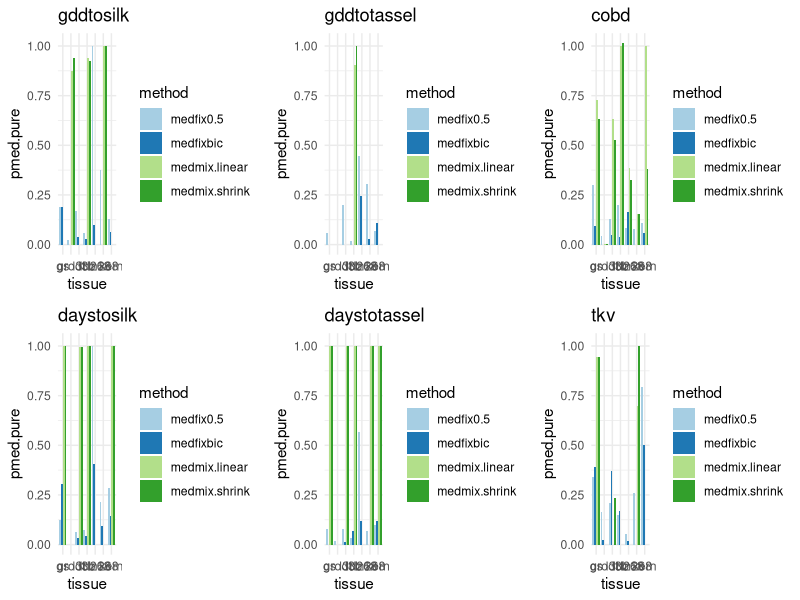
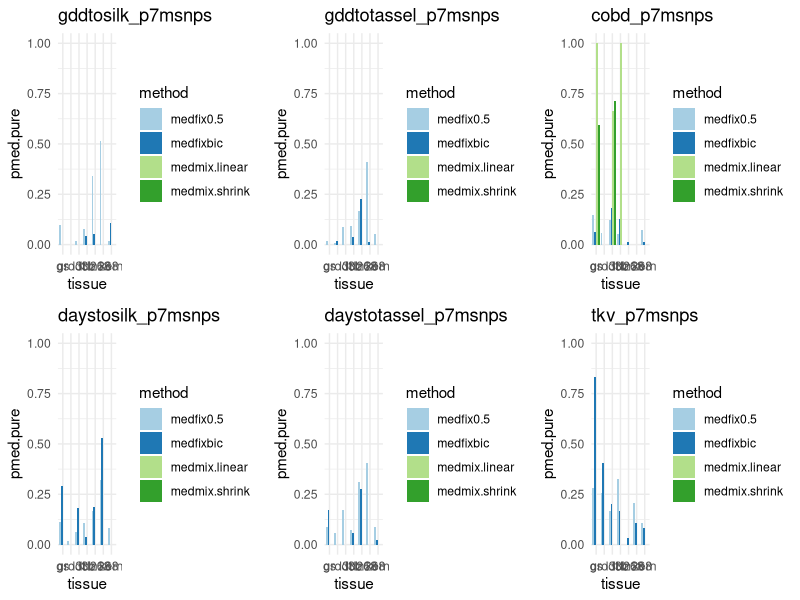
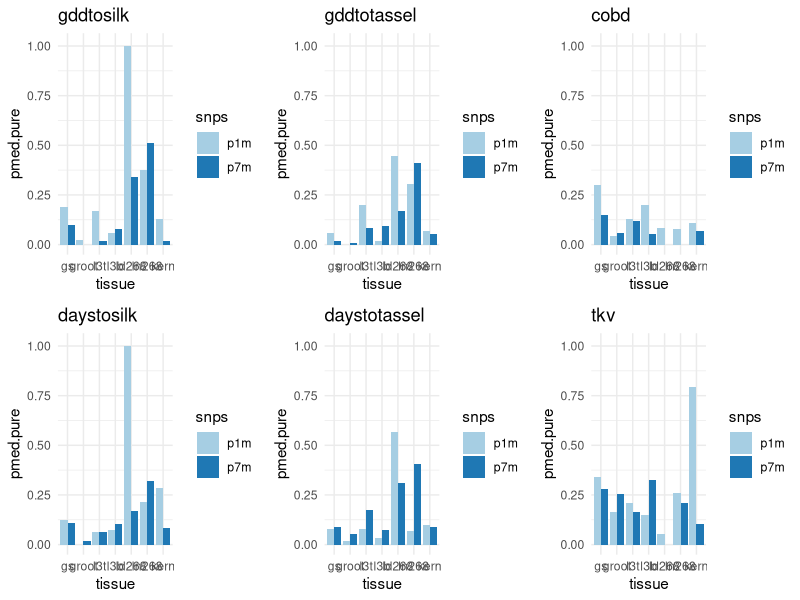
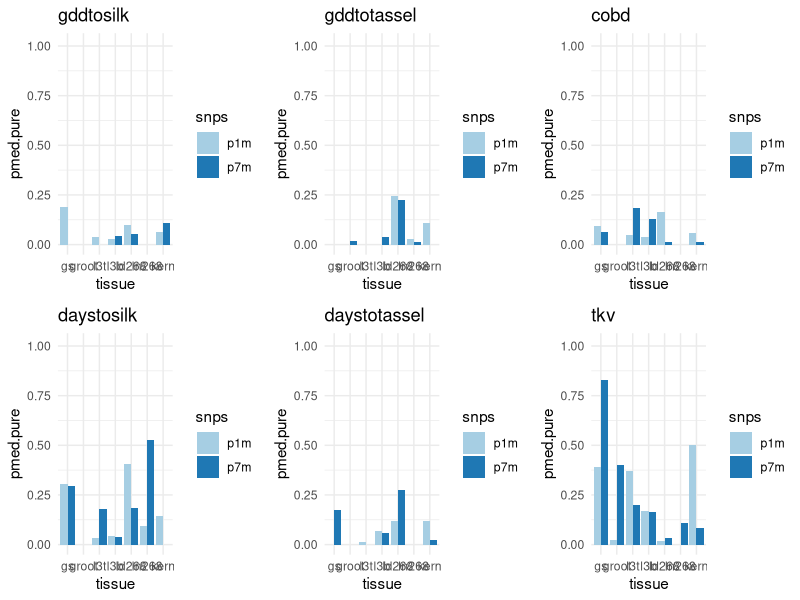
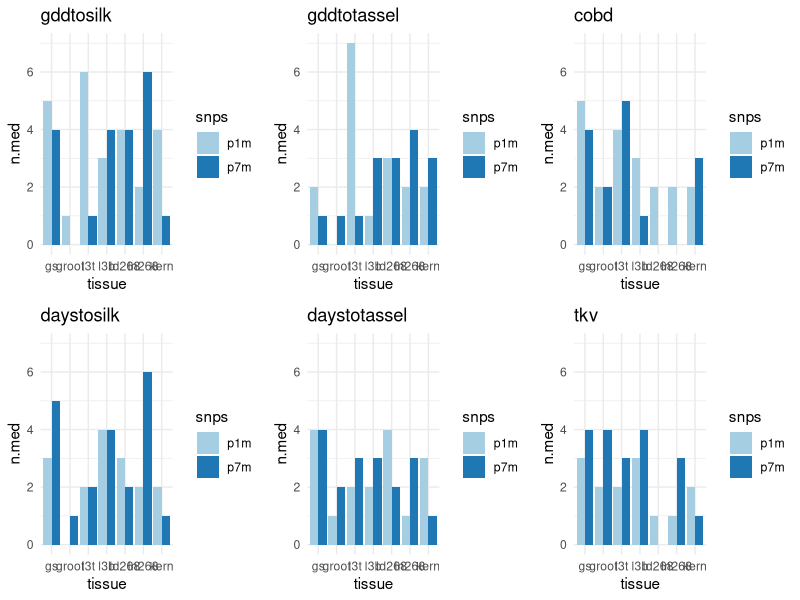
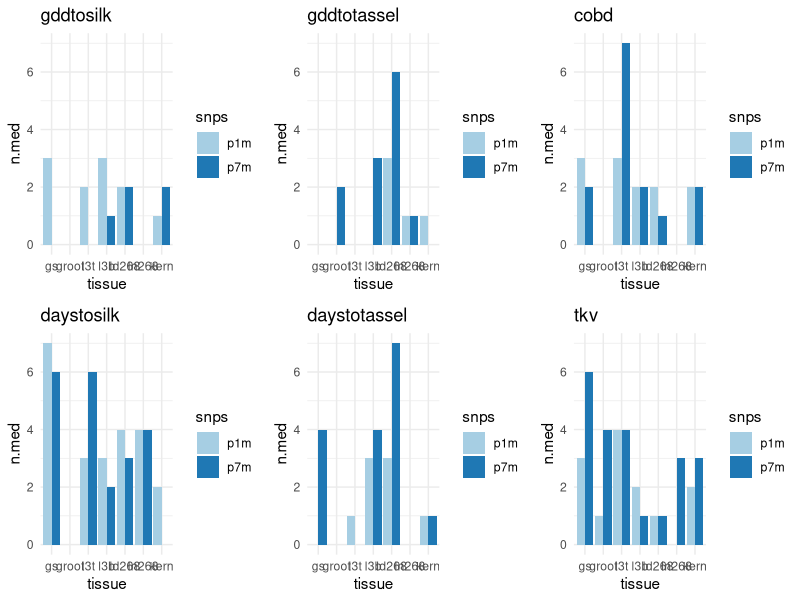
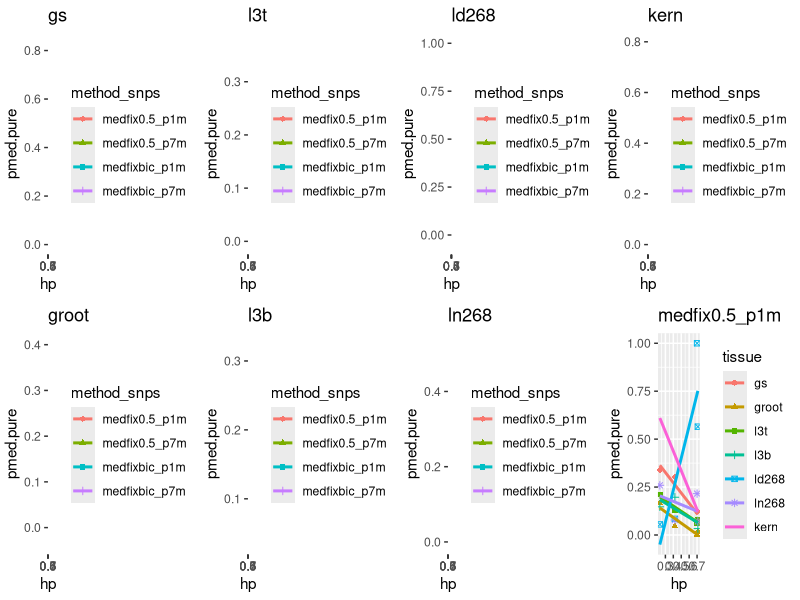
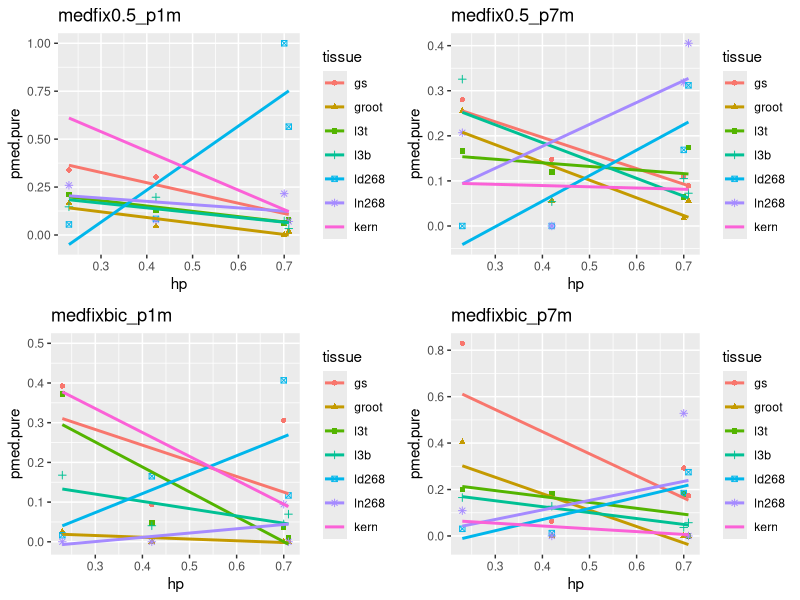

These charts were generated, in order, by the following R code:
## ---- chunk 1
knitr::opts_chunk$set(echo = TRUE) 
knitr::opts_knit$set(root.dir=normalizePath('../../')) 
## ---- chunk 2
gddtosilk <- read.csv("data/med_proportion_gddtosilk_0.032_pruned_r.csv", header=TRUE)
gddtosilk$snps <- rep("p1m", nrow(gddtosilk))
gddtosilk$trait <- rep("gddtosilk", nrow(gddtosilk))
gddtosilk$tissue  <- factor(gddtosilk$tissue, levels=c("gs", "groot", "l3t", "l3b", "ld268", "ln268", "kern"))

gddtosilk_p7msnps <- read.csv("data/med_proportion_gddtosilk_p7msnps_r.csv", header=TRUE)
gddtosilk_p7msnps$snps <- rep("p7m", nrow(gddtosilk_p7msnps))
gddtosilk_p7msnps$trait <- rep("gddtosilk", nrow(gddtosilk_p7msnps))
gddtosilk_p7msnps$tissue  <- factor(gddtosilk_p7msnps$tissue, levels=c("gs", "groot", "l3t", "l3b", "ld268", "ln268", "kern"))

daystosilk <- read.csv("data/med_proportion_daystosilk_0.032_pruned_r.csv", header=TRUE)
daystosilk$snps <- rep("p1m", nrow(daystosilk))
daystosilk$trait <- rep("daystosilk", nrow(daystosilk))
daystosilk$tissue  <- factor(daystosilk$tissue, levels=c("gs", "groot", "l3t", "l3b", "ld268", "ln268", "kern"))

daystosilk_p7msnps <- read.csv("data/med_proportion_daystosilk_p7msnps_r.csv", header=TRUE)
daystosilk_p7msnps$snps <- rep("p7m", nrow(daystosilk_p7msnps))
daystosilk_p7msnps$trait <- rep("daystosilk", nrow(daystosilk_p7msnps))
daystosilk_p7msnps$tissue  <- factor(daystosilk_p7msnps$tissue, levels=c("gs", "groot", "l3t", "l3b", "ld268", "ln268", "kern"))

gddtotassel <- read.csv("data/med_proportion_gddtotassel_0.032_pruned_r.csv", header=TRUE)
gddtotassel$snps <- rep("p1m", nrow(gddtotassel))
gddtotassel$trait <- rep("gddtotassel", nrow(gddtotassel))
gddtotassel$tissue  <- factor(gddtotassel$tissue, levels=c("gs", "groot", "l3t", "l3b", "ld268", "ln268", "kern"))

gddtotassel_p7msnps <- read.csv("data/med_proportion_gddtotassel_p7msnps_r.csv", header=TRUE)
gddtotassel_p7msnps$snps <- rep("p7m", nrow(gddtotassel_p7msnps))
gddtotassel_p7msnps$trait <- rep("gddtotassel", nrow(gddtotassel_p7msnps))
gddtotassel_p7msnps$tissue  <- factor(gddtotassel_p7msnps$tissue, levels=c("gs", "groot", "l3t", "l3b", "ld268", "ln268", "kern"))

daystotassel <- read.csv("data/med_proportion_daystotassel_0.032_pruned_r.csv", header=TRUE)
daystotassel$snps <- rep("p1m", nrow(daystotassel))
daystotassel$trait <- rep("daystotassel", nrow(daystotassel))
daystotassel$tissue  <- factor(daystotassel$tissue, levels=c("gs", "groot", "l3t", "l3b", "ld268", "ln268", "kern"))

daystotassel_p7msnps <- read.csv("data/med_proportion_daystotassel_p7msnps_r.csv", header=TRUE)
daystotassel_p7msnps$snps <- rep("p7m", nrow(daystotassel_p7msnps))
daystotassel_p7msnps$trait <- rep("daystotassel", nrow(daystotassel_p7msnps))
daystotassel_p7msnps$tissue  <- factor(daystotassel_p7msnps$tissue, levels=c("gs", "groot", "l3t", "l3b", "ld268", "ln268", "kern"))

cobd <- read.csv("data/med_proportion_cobd_0.032_pruned_r.csv", header=TRUE)
cobd$snps <- rep("p1m", nrow(cobd))
cobd$trait <- rep("cobd", nrow(cobd))
cobd$tissue  <- factor(cobd$tissue, levels=c("gs", "groot", "l3t", "l3b", "ld268", "ln268", "kern"))

cobd_p7msnps <- read.csv("data/med_proportion_cobd_p7msnps_r.csv", header=TRUE)
cobd_p7msnps$snps <- rep("p7m", nrow(cobd_p7msnps))
cobd_p7msnps$trait <- rep("cobd", nrow(cobd_p7msnps))
cobd_p7msnps$tissue  <- factor(cobd_p7msnps$tissue, levels=c("gs", "groot", "l3t", "l3b", "ld268", "ln268", "kern"))

tkv <- read.csv("data/med_proportion_tkv_0.032_pruned_r.csv", header=TRUE)
tkv$snps <- rep("p1m", nrow(tkv))
tkv$trait <- rep("tkv", nrow(tkv))
tkv$tissue  <- factor(tkv$tissue, levels=c("gs", "groot", "l3t", "l3b", "ld268", "ln268", "kern"))

tkv_p7msnps <- read.csv("data/med_proportion_tkv_p7msnps_r.csv", header=TRUE)
tkv_p7msnps$snps <- rep("p7m", nrow(tkv_p7msnps))
tkv_p7msnps$trait <- rep("tkv", nrow(tkv_p7msnps))
tkv_p7msnps$tissue  <- factor(tkv_p7msnps$tissue, levels=c("gs", "groot", "l3t", "l3b", "ld268", "ln268", "kern"))

df <- rbind(gddtosilk, gddtosilk_p7msnps, daystosilk, daystosilk_p7msnps, gddtotassel, gddtotassel_p7msnps, daystotassel,daystotassel_p7msnps, cobd, cobd_p7msnps, tkv, tkv_p7msnps)

library(dplyr)

df_p1m <- filter(df, snps %in% c("p1m"))
df_p7m <- filter(df, snps %in% c("p7m"))


## ---- chunk 3
library(ggplot2)
library(ggpubr)


p11 <- ggplot(data=gddtosilk, aes(x=tissue, y=pmed.pure, fill=method)) +
geom_bar(stat="identity", position=position_dodge())+ ylim(0, max(df$pmed.pure))+
  #geom_text(aes(label=pmed.pure), vjust=1.6, color="white",
  #         position = position_dodge(0.9), size=3.5)+
  scale_fill_brewer(palette="Paired")+ ggtitle("gddtosilk")+
  theme_minimal()

p12 <- ggplot(data=daystosilk, aes(x=tissue, y=pmed.pure, fill=method)) +
geom_bar(stat="identity", position=position_dodge())+ ylim(0, max(df$pmed.pure))+
  #geom_text(aes(label=pmed.pure), vjust=1.6, color="white",
  #         position = position_dodge(0.9), size=3.5)+
  scale_fill_brewer(palette="Paired")+ ggtitle("daystosilk")+
  theme_minimal()


p13 <- ggplot(data=gddtotassel, aes(x=tissue, y=pmed.pure, fill=method)) +
geom_bar(stat="identity", position=position_dodge())+ylim(0, max(df$pmed.pure))+
  #geom_text(aes(label=pmed.pure), vjust=1.6, color="white",
  #         position = position_dodge(0.9), size=3.5)+
  scale_fill_brewer(palette="Paired")+ ggtitle("gddtotassel")+
  theme_minimal()

p14 <- ggplot(data=daystotassel, aes(x=tissue, y=pmed.pure, fill=method)) +
geom_bar(stat="identity", position=position_dodge())+ylim(0, max(df$pmed.pure))+
  #geom_text(aes(label=pmed.pure), vjust=1.6, color="white",
  #         position = position_dodge(0.9), size=3.5)+
  scale_fill_brewer(palette="Paired")+ ggtitle("daystotassel")+
  theme_minimal()

p15 <- ggplot(data=cobd, aes(x=tissue, y=pmed.pure, fill=method)) +
geom_bar(stat="identity", position=position_dodge())+ylim(0, max(df$pmed.pure))+
  #geom_text(aes(label=pmed.pure), vjust=1.6, color="white",
  #         position = position_dodge(0.9), size=3.5)+
  scale_fill_brewer(palette="Paired")+ ggtitle("cobd")+
  theme_minimal()

p16 <- ggplot(data=tkv, aes(x=tissue, y=pmed.pure, fill=method)) +
geom_bar(stat="identity", position=position_dodge())+ylim(0, max(df$pmed.pure))+
  #geom_text(aes(label=pmed.pure), vjust=1.6, color="white",
  #         position = position_dodge(0.9), size=3.5)+
  scale_fill_brewer(palette="Paired")+ ggtitle("tkv")+
  theme_minimal()


ggarrange(p11, p13, p15, p12, p14, p16 , 
          ncol = 3, nrow = 2)

## ---- chunk 4

p21 <- ggplot(data=gddtosilk_p7msnps, aes(x=tissue, y=pmed.pure, fill=method)) +
geom_bar(stat="identity", position=position_dodge())+ylim(0, 1)+
  #geom_text(aes(label=pmed.pure), vjust=1.6, color="white",
  #         position = position_dodge(0.9), size=3.5)+
  scale_fill_brewer(palette="Paired")+ ggtitle("gddtosilk_p7msnps")+
  theme_minimal()

p22 <- ggplot(data=daystosilk_p7msnps, aes(x=tissue, y=pmed.pure, fill=method)) +
geom_bar(stat="identity", position=position_dodge())+ylim(0, 1)+
  #geom_text(aes(label=pmed.pure), vjust=1.6, color="white",
  #         position = position_dodge(0.9), size=3.5)+
  scale_fill_brewer(palette="Paired")+ ggtitle("daystosilk_p7msnps")+
  theme_minimal()


p23 <- ggplot(data=gddtotassel_p7msnps, aes(x=tissue, y=pmed.pure, fill=method)) +
geom_bar(stat="identity", position=position_dodge())+ylim(0, 1)+
  #geom_text(aes(label=pmed.pure), vjust=1.6, color="white",
  #         position = position_dodge(0.9), size=3.5)+
  scale_fill_brewer(palette="Paired")+ ggtitle("gddtotassel_p7msnps")+
  theme_minimal()

p24 <- ggplot(data=daystotassel_p7msnps, aes(x=tissue, y=pmed.pure, fill=method)) +
geom_bar(stat="identity", position=position_dodge())+ylim(0, 1)+
  #geom_text(aes(label=pmed.pure), vjust=1.6, color="white",
  #         position = position_dodge(0.9), size=3.5)+
  scale_fill_brewer(palette="Paired")+ ggtitle("daystotassel_p7msnps")+
  theme_minimal()

p25 <- ggplot(data=cobd_p7msnps, aes(x=tissue, y=pmed.pure, fill=method)) +
geom_bar(stat="identity", position=position_dodge())+ylim(0, 1)+
  #geom_text(aes(label=pmed.pure), vjust=1.6, color="white",
  #         position = position_dodge(0.9), size=3.5)+
  scale_fill_brewer(palette="Paired")+ ggtitle("cobd_p7msnps")+
  theme_minimal()

p26 <- ggplot(data=tkv_p7msnps, aes(x=tissue, y=pmed.pure, fill=method)) +
geom_bar(stat="identity", position=position_dodge())+ylim(0, 1)+
  #geom_text(aes(label=pmed.pure), vjust=1.6, color="white",
  #         position = position_dodge(0.9), size=3.5)+
  scale_fill_brewer(palette="Paired")+ ggtitle("tkv_p7msnps")+
  theme_minimal()

ggarrange(p21, p23, p25, p22, p24, p26 , 
          ncol = 3, nrow = 2)




## ---- chunk 5
gddtosilk <- filter(df, trait %in% c("gddtosilk"), method %in% c("medfix0.5"))
daystosilk <- filter(df, trait %in% c("daystosilk"), method %in% c("medfix0.5"))
gddtotassel <- filter(df, trait %in% c("gddtotassel"), method %in% c("medfix0.5"))
daystotassel <- filter(df, trait %in% c("daystotassel"), method %in% c("medfix0.5"))
cobd <- filter(df, trait %in% c("cobd"), method %in% c("medfix0.5"))
tkv <- filter(df, trait %in% c("tkv"), method %in% c("medfix0.5"))


p31 <- ggplot(data=gddtosilk, aes(x=tissue, y=pmed.pure, fill=snps)) +
geom_bar(stat="identity", position=position_dodge())+ ylim(0, max(df$pmed.pure))+
  #geom_text(aes(label=pmed.pure), vjust=1.6, color="white",
  #         position = position_dodge(0.9), size=3.5)+
  scale_fill_brewer(palette="Paired")+ ggtitle("gddtosilk")+
  theme_minimal()

p32 <- ggplot(data=daystosilk, aes(x=tissue, y=pmed.pure, fill=snps)) +
geom_bar(stat="identity", position=position_dodge())+ ylim(0, max(df$pmed.pure))+
  #geom_text(aes(label=pmed.pure), vjust=1.6, color="white",
  #         position = position_dodge(0.9), size=3.5)+
  scale_fill_brewer(palette="Paired")+ ggtitle("daystosilk")+
  theme_minimal()


p33 <- ggplot(data=gddtotassel, aes(x=tissue, y=pmed.pure, fill=snps)) +
geom_bar(stat="identity", position=position_dodge())+ylim(0, max(df$pmed.pure))+
  #geom_text(aes(label=pmed.pure), vjust=1.6, color="white",
  #         position = position_dodge(0.9), size=3.5)+
  scale_fill_brewer(palette="Paired")+ ggtitle("gddtotassel")+
  theme_minimal()

p34 <- ggplot(data=daystotassel, aes(x=tissue, y=pmed.pure, fill=snps)) +
geom_bar(stat="identity", position=position_dodge())+ylim(0, max(df$pmed.pure))+
  #geom_text(aes(label=pmed.pure), vjust=1.6, color="white",
  #         position = position_dodge(0.9), size=3.5)+
  scale_fill_brewer(palette="Paired")+ ggtitle("daystotassel")+
  theme_minimal()

p35 <- ggplot(data=cobd, aes(x=tissue, y=pmed.pure, fill=snps)) +
geom_bar(stat="identity", position=position_dodge())+ylim(0, max(df$pmed.pure))+
  #geom_text(aes(label=pmed.pure), vjust=1.6, color="white",
  #         position = position_dodge(0.9), size=3.5)+
  scale_fill_brewer(palette="Paired")+ ggtitle("cobd")+
  theme_minimal()

p36 <- ggplot(data=tkv, aes(x=tissue, y=pmed.pure, fill=snps)) +
geom_bar(stat="identity", position=position_dodge())+ylim(0, max(df$pmed.pure))+
  #geom_text(aes(label=pmed.pure), vjust=1.6, color="white",
  #         position = position_dodge(0.9), size=3.5)+
  scale_fill_brewer(palette="Paired")+ ggtitle("tkv")+
  theme_minimal()


ggarrange(p31, p33, p35, p32, p34, p36 , 
          ncol = 3, nrow = 2)



## ---- chunk 6
gddtosilk <- filter(df, trait %in% c("gddtosilk"), method %in% c("medfixbic"))
daystosilk <- filter(df, trait %in% c("daystosilk"), method %in% c("medfixbic"))
gddtotassel <- filter(df, trait %in% c("gddtotassel"), method %in% c("medfixbic"))
daystotassel <- filter(df, trait %in% c("daystotassel"), method %in% c("medfixbic"))
cobd <- filter(df, trait %in% c("cobd"), method %in% c("medfixbic"))
tkv <- filter(df, trait %in% c("tkv"), method %in% c("medfixbic"))

p41 <- ggplot(data=gddtosilk, aes(x=tissue, y=pmed.pure, fill=snps)) +
geom_bar(stat="identity", position=position_dodge())+ ylim(0, max(df$pmed.pure))+
  #geom_text(aes(label=pmed.pure), vjust=1.6, color="white",
  #         position = position_dodge(0.9), size=3.5)+
  scale_fill_brewer(palette="Paired")+ ggtitle("gddtosilk")+
  theme_minimal()

p42 <- ggplot(data=daystosilk, aes(x=tissue, y=pmed.pure, fill=snps)) +
geom_bar(stat="identity", position=position_dodge())+ ylim(0, max(df$pmed.pure))+
  #geom_text(aes(label=pmed.pure), vjust=1.6, color="white",
  #         position = position_dodge(0.9), size=3.5)+
  scale_fill_brewer(palette="Paired")+ ggtitle("daystosilk")+
  theme_minimal()


p43 <- ggplot(data=gddtotassel, aes(x=tissue, y=pmed.pure, fill=snps)) +
geom_bar(stat="identity", position=position_dodge())+ylim(0, max(df$pmed.pure))+
  #geom_text(aes(label=pmed.pure), vjust=1.6, color="white",
  #         position = position_dodge(0.9), size=3.5)+
  scale_fill_brewer(palette="Paired")+ ggtitle("gddtotassel")+
  theme_minimal()

p44 <- ggplot(data=daystotassel, aes(x=tissue, y=pmed.pure, fill=snps)) +
geom_bar(stat="identity", position=position_dodge())+ylim(0, max(df$pmed.pure))+
  #geom_text(aes(label=pmed.pure), vjust=1.6, color="white",
  #         position = position_dodge(0.9), size=3.5)+
  scale_fill_brewer(palette="Paired")+ ggtitle("daystotassel")+
  theme_minimal()

p45 <- ggplot(data=cobd, aes(x=tissue, y=pmed.pure, fill=snps)) +
geom_bar(stat="identity", position=position_dodge())+ylim(0, max(df$pmed.pure))+
  #geom_text(aes(label=pmed.pure), vjust=1.6, color="white",
  #         position = position_dodge(0.9), size=3.5)+
  scale_fill_brewer(palette="Paired")+ ggtitle("cobd")+
  theme_minimal()

p46 <- ggplot(data=tkv, aes(x=tissue, y=pmed.pure, fill=snps)) +
geom_bar(stat="identity", position=position_dodge())+ylim(0, max(df$pmed.pure))+
  #geom_text(aes(label=pmed.pure), vjust=1.6, color="white",
  #         position = position_dodge(0.9), size=3.5)+
  scale_fill_brewer(palette="Paired")+ ggtitle("tkv")+
  theme_minimal()


ggarrange(p41, p43, p45, p42, p44, p46 , 
          ncol = 3, nrow = 2)



## ---- chunk 7
gddtosilk <- filter(df, trait %in% c("gddtosilk"), method %in% c("medfix0.5"))
daystosilk <- filter(df, trait %in% c("daystosilk"), method %in% c("medfix0.5"))
gddtotassel <- filter(df, trait %in% c("gddtotassel"), method %in% c("medfix0.5"))
daystotassel <- filter(df, trait %in% c("daystotassel"), method %in% c("medfix0.5"))
cobd <- filter(df, trait %in% c("cobd"), method %in% c("medfix0.5"))
tkv <- filter(df, trait %in% c("tkv"), method %in% c("medfix0.5"))


p51 <- ggplot(data=gddtosilk, aes(x=tissue, y=n.med, fill=snps)) +
geom_bar(stat="identity", position=position_dodge())+ ylim(0, max(df$n.med))+
  #geom_text(aes(label=n.med), vjust=1.6, color="white",
  #         position = position_dodge(0.9), size=3.5)+
  scale_fill_brewer(palette="Paired")+ ggtitle("gddtosilk")+
  theme_minimal()

p52 <- ggplot(data=daystosilk, aes(x=tissue, y=n.med, fill=snps)) +
geom_bar(stat="identity", position=position_dodge())+ ylim(0, max(df$n.med))+
  #geom_text(aes(label=n.med), vjust=1.6, color="white",
  #         position = position_dodge(0.9), size=3.5)+
  scale_fill_brewer(palette="Paired")+ ggtitle("daystosilk")+
  theme_minimal()


p53 <- ggplot(data=gddtotassel, aes(x=tissue, y=n.med, fill=snps)) +
geom_bar(stat="identity", position=position_dodge())+ylim(0, max(df$n.med))+
  #geom_text(aes(label=n.med), vjust=1.6, color="white",
  #         position = position_dodge(0.9), size=3.5)+
  scale_fill_brewer(palette="Paired")+ ggtitle("gddtotassel")+
  theme_minimal()

p54 <- ggplot(data=daystotassel, aes(x=tissue, y=n.med, fill=snps)) +
geom_bar(stat="identity", position=position_dodge())+ylim(0, max(df$n.med))+
  #geom_text(aes(label=n.med), vjust=1.6, color="white",
  #         position = position_dodge(0.9), size=3.5)+
  scale_fill_brewer(palette="Paired")+ ggtitle("daystotassel")+
  theme_minimal()

p55 <- ggplot(data=cobd, aes(x=tissue, y=n.med, fill=snps)) +
geom_bar(stat="identity", position=position_dodge())+ylim(0, max(df$n.med))+
  #geom_text(aes(label=n.med), vjust=1.6, color="white",
  #         position = position_dodge(0.9), size=3.5)+
  scale_fill_brewer(palette="Paired")+ ggtitle("cobd")+
  theme_minimal()

p56 <- ggplot(data=tkv, aes(x=tissue, y=n.med, fill=snps)) +
geom_bar(stat="identity", position=position_dodge())+ylim(0, max(df$n.med))+
  #geom_text(aes(label=n.med), vjust=1.6, color="white",
  #         position = position_dodge(0.9), size=3.5)+
  scale_fill_brewer(palette="Paired")+ ggtitle("tkv")+
  theme_minimal()


ggarrange(p51, p53, p55, p52, p54, p56 , 
          ncol = 3, nrow = 2)



## ---- chunk 8
gddtosilk <- filter(df, trait %in% c("gddtosilk"), method %in% c("medfixbic"))
daystosilk <- filter(df, trait %in% c("daystosilk"), method %in% c("medfixbic"))
gddtotassel <- filter(df, trait %in% c("gddtotassel"), method %in% c("medfixbic"))
daystotassel <- filter(df, trait %in% c("daystotassel"), method %in% c("medfixbic"))
cobd <- filter(df, trait %in% c("cobd"), method %in% c("medfixbic"))
tkv <- filter(df, trait %in% c("tkv"), method %in% c("medfixbic"))

p61 <- ggplot(data=gddtosilk, aes(x=tissue, y=n.med, fill=snps)) +
geom_bar(stat="identity", position=position_dodge())+ ylim(0, max(df$n.med))+
  #geom_text(aes(label=n.med), vjust=1.6, color="white",
  #         position = position_dodge(0.9), size=3.5)+
  scale_fill_brewer(palette="Paired")+ ggtitle("gddtosilk")+
  theme_minimal()

p62 <- ggplot(data=daystosilk, aes(x=tissue, y=n.med, fill=snps)) +
geom_bar(stat="identity", position=position_dodge())+ ylim(0, max(df$n.med))+
  #geom_text(aes(label=n.med), vjust=1.6, color="white",
  #         position = position_dodge(0.9), size=3.5)+
  scale_fill_brewer(palette="Paired")+ ggtitle("daystosilk")+
  theme_minimal()


p63 <- ggplot(data=gddtotassel, aes(x=tissue, y=n.med, fill=snps)) +
geom_bar(stat="identity", position=position_dodge())+ylim(0, max(df$n.med))+
  #geom_text(aes(label=n.med), vjust=1.6, color="white",
  #         position = position_dodge(0.9), size=3.5)+
  scale_fill_brewer(palette="Paired")+ ggtitle("gddtotassel")+
  theme_minimal()

p64 <- ggplot(data=daystotassel, aes(x=tissue, y=n.med, fill=snps)) +
geom_bar(stat="identity", position=position_dodge())+ylim(0, max(df$n.med))+
  #geom_text(aes(label=n.med), vjust=1.6, color="white",
  #         position = position_dodge(0.9), size=3.5)+
  scale_fill_brewer(palette="Paired")+ ggtitle("daystotassel")+
  theme_minimal()

p65 <- ggplot(data=cobd, aes(x=tissue, y=n.med, fill=snps)) +
geom_bar(stat="identity", position=position_dodge())+ylim(0, max(df$n.med))+
  #geom_text(aes(label=n.med), vjust=1.6, color="white",
  #         position = position_dodge(0.9), size=3.5)+
  scale_fill_brewer(palette="Paired")+ ggtitle("cobd")+
  theme_minimal()

p66 <- ggplot(data=tkv, aes(x=tissue, y=n.med, fill=snps)) +
geom_bar(stat="identity", position=position_dodge())+ylim(0, max(df$n.med))+
  #geom_text(aes(label=n.med), vjust=1.6, color="white",
  #         position = position_dodge(0.9), size=3.5)+
  scale_fill_brewer(palette="Paired")+ ggtitle("tkv")+
  theme_minimal()


ggarrange(p61, p63, p65, p62, p64, p66 , 
          ncol = 3, nrow = 2)



## ---- chunk 9
df_h <- filter(df, trait %in% c("daystosilk", "daystotassel", "cobd", "tkv"))

df_h$hp <- c(rep(0.70, 56),rep(0.71, 56), rep(0.42, 56), rep(0.23, 56)) 

df_h$hl <- c(rep(0.94, 56),rep(0.94, 56), rep(0.78, 56), rep(0.59, 56)) 

df_h$hlw <- c(rep(0.85, 56),rep(0.78, 56), rep(0.73, 56), rep(0.52, 56)) 

df_h$hc <- c(rep(0.96, 56),rep(0.97, 56), rep(0.79, 56), rep(0.62, 56)) 

df_h$method_snps <- rep("fill", nrow(df_h))

df_h$method_snps = paste(as.character(df_h$method) , as.character(df_h$snps), sep= "_")

df_h <- filter(df_h, method %in% c("medfix0.5","medfixbic"))

df_h_gs <- filter(df_h, tissue %in% c("gs"))
p71 <- ggplot(df_h_gs, aes(x=hp, y=pmed.pure, color=method_snps, shape=method_snps)) +
  geom_point()+ ggtitle("gs") + 
  geom_smooth(method=lm ,se=FALSE, fullrange=TRUE)

df_h_groot <- filter(df_h, tissue %in% c("groot"))
p72 <- ggplot(df_h_groot, aes(x=hp, y=pmed.pure, color=method_snps, shape=method_snps)) +
  geom_point()+ ggtitle("groot") + 
  geom_smooth(method=lm ,se=FALSE, fullrange=TRUE)

df_h_l3t <- filter(df_h, tissue %in% c("l3t"))
p73 <- ggplot(df_h_l3t, aes(x=hp, y=pmed.pure, color=method_snps, shape=method_snps)) +
  geom_point()+ ggtitle("l3t") + 
  geom_smooth(method=lm ,se=FALSE, fullrange=TRUE)

df_h_l3b <- filter(df_h, tissue %in% c("l3b"))
p74 <- ggplot(df_h_l3b, aes(x=hp, y=pmed.pure, color=method_snps, shape=method_snps)) +
  geom_point()+ ggtitle("l3b") + 
  geom_smooth(method=lm ,se=FALSE, fullrange=TRUE)

df_h_ld268 <- filter(df_h, tissue %in% c("ld268"))
p75 <- ggplot(df_h_ld268, aes(x=hp, y=pmed.pure, color=method_snps, shape=method_snps)) +
  geom_point()+ ggtitle("ld268") + 
  geom_smooth(method=lm ,se=FALSE, fullrange=TRUE)

df_h_ln268 <- filter(df_h, tissue %in% c("ln268"))
p76 <- ggplot(df_h_ln268, aes(x=hp, y=pmed.pure, color=method_snps, shape=method_snps)) +
  geom_point()+ ggtitle("ln268") + 
  geom_smooth(method=lm ,se=FALSE, fullrange=TRUE)

df_h_kern <- filter(df_h, tissue %in% c("kern"))
p77 <- ggplot(df_h_kern, aes(x=hp, y=pmed.pure, color=method_snps, shape=method_snps)) +
  geom_point()+ ggtitle("kern") + 
  geom_smooth(method=lm ,se=FALSE, fullrange=TRUE)

df_h_medfix0.5_p1m <- filter(df_h, method_snps %in% c("medfix0.5_p1m"))
p78 <- ggplot(df_h_medfix0.5_p1m, aes(x=hp, y=pmed.pure, color=tissue, shape=tissue)) +
  geom_point()+ ggtitle("medfix0.5_p1m") + 
  geom_smooth(method=lm ,se=FALSE, fullrange=TRUE)

df_h_medfix0.5_p7m <- filter(df_h, method_snps %in% c("medfix0.5_p7m"))
p79 <- ggplot(df_h_medfix0.5_p7m, aes(x=hp, y=pmed.pure, color=tissue, shape=tissue)) +
  geom_point()+ ggtitle("medfix0.5_p7m") + 
  geom_smooth(method=lm ,se=FALSE, fullrange=TRUE)

df_h_medfixbic_p1m <- filter(df_h, method_snps %in% c("medfixbic_p1m"))
p710 <- ggplot(df_h_medfixbic_p1m, aes(x=hp, y=pmed.pure, color=tissue, shape=tissue)) +
  geom_point()+ ggtitle("medfixbic_p1m") + 
  geom_smooth(method=lm ,se=FALSE, fullrange=TRUE)


df_h_medfixbic_p7m <- filter(df_h, method_snps %in% c("medfixbic_p7m"))
p711 <- ggplot(df_h_medfixbic_p7m, aes(x=hp, y=pmed.pure, color=tissue, shape=tissue)) +
  geom_point()+ ggtitle("medfixbic_p7m") + 
  geom_smooth(method=lm ,se=FALSE, fullrange=TRUE)

ggarrange(p71, p73, p75, p77, p72, p74 ,p76, p78,
          ncol = 4, nrow = 2)

ggarrange(p78, p79, p710, p711,
          ncol = 2, nrow = 2)





##gs
#medfix0.5_p1m
df_h_gs_medfix0.5_p1m <- filter(df_h_gs, method_snps %in% c("medfix0.5_p1m"))
cor.test(df_h_gs_medfix0.5_p1m$pmed.pure, df_h_gs_medfix0.5_p1m$hp, method = "pearson")

#medfix0.5_p7m
df_h_gs_medfix0.5_p7m <- filter(df_h_gs, method_snps %in% c("medfix0.5_p7m"))
cor.test(df_h_gs_medfix0.5_p7m$pmed.pure, df_h_gs_medfix0.5_p7m$hp, method = "pearson")

#medfixbic_p1m
df_h_gs_medfixbic_p1m <- filter(df_h_gs, method_snps %in% c("medfixbic_p1m"))
cor.test(df_h_gs_medfixbic_p1m$pmed.pure, df_h_gs_medfixbic_p1m$hp, method = "pearson")

#medfixbic_p7m
df_h_gs_medfixbic_p7m <- filter(df_h_gs, method_snps %in% c("medfixbic_p7m"))
cor.test(df_h_gs_medfixbic_p7m$pmed.pure, df_h_gs_medfixbic_p7m$hp, method = "pearson")






